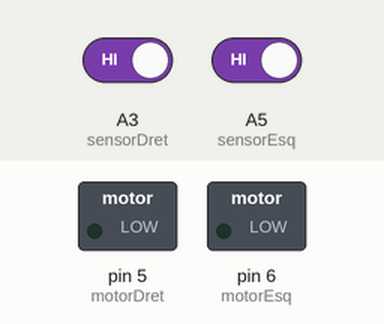
Recording of a sketch running on a simulated Arduino Uno, built with avr-gcc and run on an emulated ATmega328P. Parts: switched loads named in the sketch (green lamp = pin HIGH). Inputs (shaded band) come from the test bench; at power-on: A3 (sensorDret) HIGH, A5 (sensorEsq) HIGH.

Above: at 1.2 s.
1.3 s: A3 (sensorDret) driven LOW
At 2.0 s:
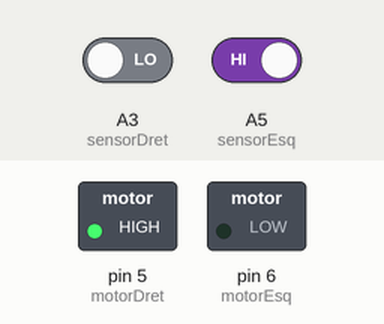
2.8 s: A5 (sensorEsq) driven LOW
At 3.2 s:
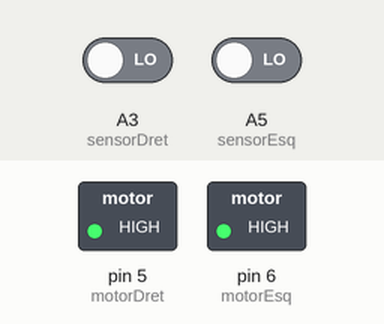
4.3 s: A3 (sensorDret) driven HIGH
At 5.5 s:
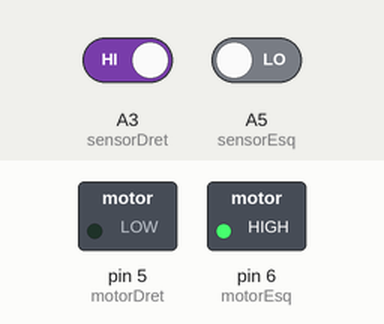
5.8 s: A5 (sensorEsq) driven HIGH
At 6.6 s:
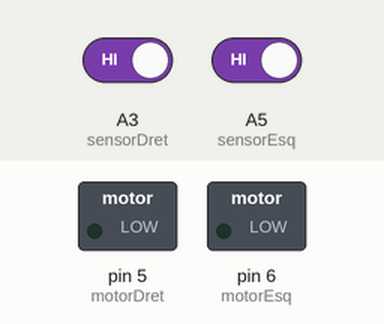
Timing chart, 0 to 8.3 s (numbered marks = the images above; inputs shaded):
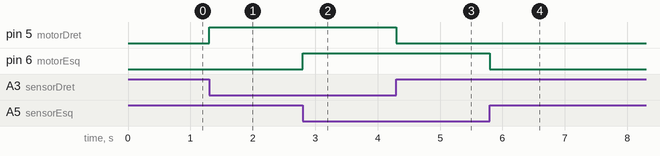

Measured:
- after the input at 1.3 s, pin 5 (motorDret): LOW → HIGH at once
- after the input at 2.8 s, pin 6 (motorEsq): LOW → HIGH at once
- after the input at 4.3 s, pin 5 (motorDret): HIGH → LOW at once
- after the input at 5.8 s, pin 6 (motorEsq): HIGH → LOW at once

The sketch:

EX2.ino
```cpp
const int motorDret = 5;
const int motorEsq = 6;
const int sensorDret = A3;
const int sensorEsq = A5;
int estatDret = 0;
int estatEsq = 0;

void setup()
{
  Serial.begin(9600);


  pinMode (motorDret, OUTPUT) ;
  pinMode (motorEsq, OUTPUT) ;
  digitalWrite (motorDret, LOW) ;
  digitalWrite (motorEsq, LOW) ;
  pinMode (sensorDret, INPUT) ;
  pinMode (sensorEsq, INPUT);
}
void loop ()
{
estatDret = digitalRead(sensorDret);
estatEsq = digitalRead(sensorEsq);

if (estatDret == 0)
{
digitalWrite (motorDret, HIGH) ;
}
else
{
digitalWrite (motorDret, LOW) ;
}
if (estatEsq== 0)
{
digitalWrite (motorEsq, HIGH);
}
else
{
digitalWrite (motorEsq, LOW);
}
}
```
